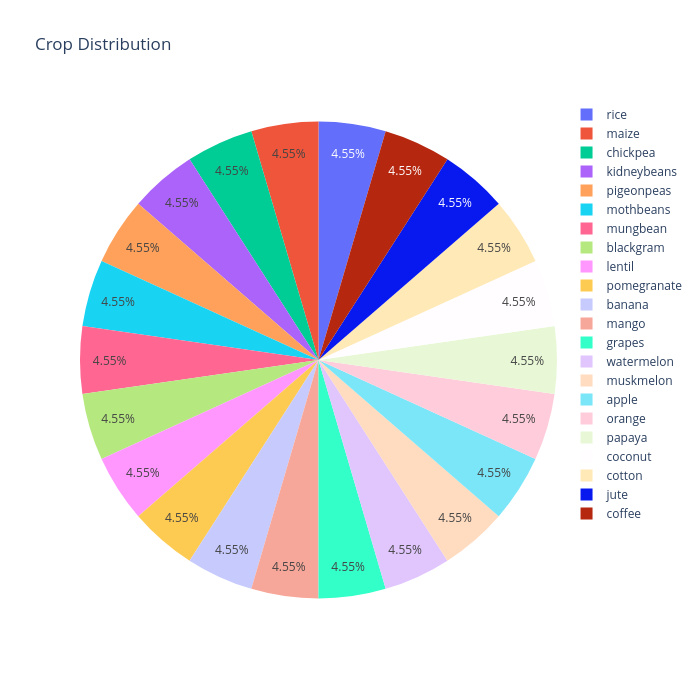

Here is the notebook cell this chart was saved with:
### Code cell
import plotly.express as px

fig = px.pie(df, names="label", title="Crop Distribution")

fig.update_layout(

width=700,

height=700



)

fig.show()

### Figure 1 — Plotly figure (JSON) as saved in the notebook; plotly's stock layout.template omitted (floating-point values rounded to 4 significant figures; data arrays with more than 128 entries replaced by an {"elided": "..."} marker saying what was removed)
{"data": [{"domain": {"x": [0, 1], "y": [0, 1]}, "hovertemplate": "label=%{label}<extra></extra>", "labels": {"elided": "2200 str values"}, "legendgroup": "", "name": "", "showlegend": true, "type": "pie"}], "layout": {"height": 700, "legend": {"tracegroupgap": 0}, "title": {"text": "Crop Distribution"}, "width": 700}}
